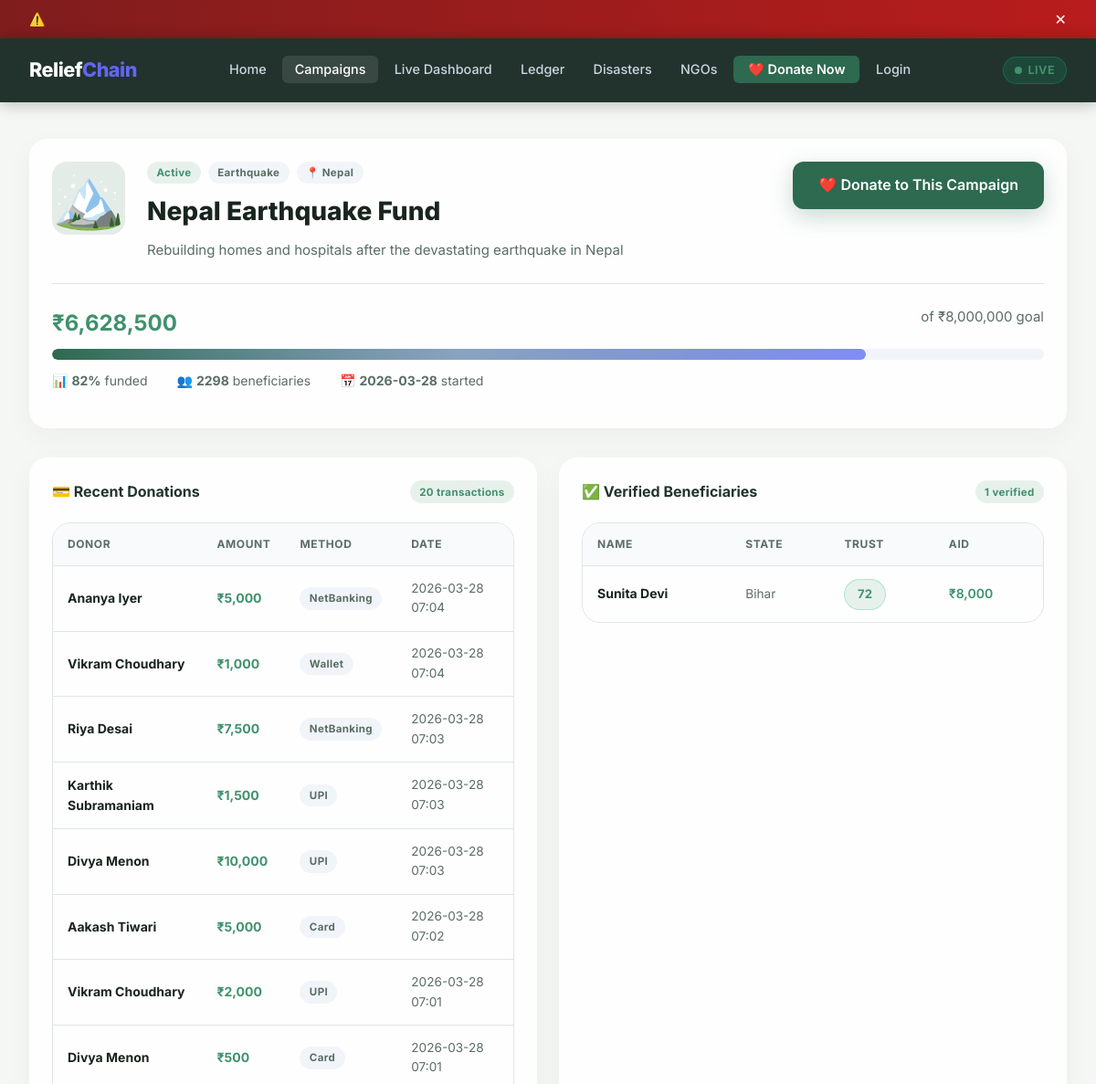
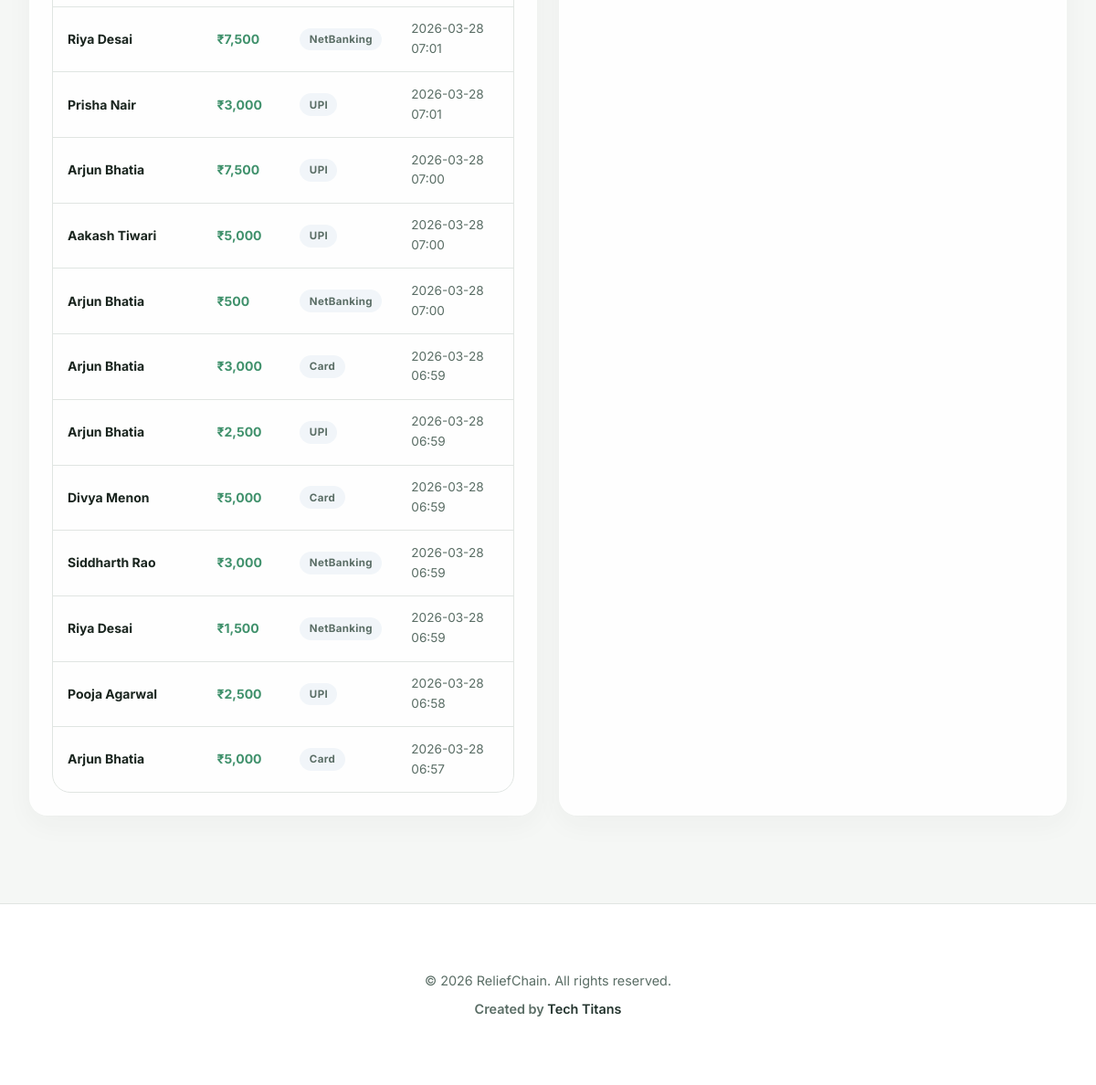
Screenshot of /campaign/2 with the database file from the repository (2 pictures, top to bottom).
### tables this page shows
CREATE TABLE campaigns (
            id INTEGER PRIMARY KEY AUTOINCREMENT,
            name TEXT NOT NULL,
            description TEXT,
            target_amount INTEGER DEFAULT 1000000,
            raised_amount INTEGER DEFAULT 0,
            beneficiary_count INTEGER DEFAULT 0,
            region TEXT,
            category TEXT,
            status TEXT DEFAULT 'active',
            image_icon TEXT DEFAULT '🌊',
            created_at DATETIME DEFAULT CURRENT_TIMESTAMP
        );

CREATE TABLE donations (
            id INTEGER PRIMARY KEY AUTOINCREMENT,
            tx_id TEXT UNIQUE NOT NULL,
            donor_name TEXT NOT NULL,
            donor_email TEXT,
            amount INTEGER NOT NULL,
            campaign_id INTEGER,
            beneficiary TEXT,
            status TEXT DEFAULT 'completed',
            transaction_hash TEXT,
            payment_method TEXT DEFAULT 'UPI',
            timestamp DATETIME DEFAULT CURRENT_TIMESTAMP,
            FOREIGN KEY (campaign_id) REFERENCES campaigns(id)
        );

CREATE TABLE beneficiaries (
            id INTEGER PRIMARY KEY AUTOINCREMENT,
            name TEXT NOT NULL,
            aadhaar TEXT NOT NULL,
            phone TEXT NOT NULL,
            address TEXT,
            state TEXT,
            trust_score INTEGER DEFAULT 50,
            status TEXT DEFAULT 'pending',
            campaign_id INTEGER,
            aid_amount INTEGER DEFAULT 0,
            flagged INTEGER DEFAULT 0,
            flag_reason TEXT,
            created_at DATETIME DEFAULT CURRENT_TIMESTAMP,
            FOREIGN KEY (campaign_id) REFERENCES campaigns(id)
        );

### app.py (the view)
@app.route('/campaign/<int:cid>')
def campaign_detail(cid):
    db = get_db()
    c = db.cursor()
    c.execute("SELECT * FROM campaigns WHERE id=?", (cid,))
    campaign = c.fetchone()
    if not campaign:
        flash('Campaign not found.', 'error')
        return redirect(url_for('campaigns'))
    c.execute("SELECT * FROM donations WHERE campaign_id=? ORDER BY timestamp DESC LIMIT 20", (cid,))
    donations = c.fetchall()
    c.execute("SELECT * FROM beneficiaries WHERE campaign_id=? AND status='verified' LIMIT 10", (cid,))
    beneficiaries = c.fetchall()
    pct = int((campaign['raised_amount'] / campaign['target_amount']) * 100) if campaign['target_amount'] > 0 else 0
    return render_template('campaign_detail.html', campaign=campaign, donations=donations,
                           beneficiaries=beneficiaries, pct=min(pct, 100))

### app.py (called while the page is built)
@app.context_processor
def inject_now():
    return {'now': _dt.now}

def get_db():
    db = getattr(g, '_database', None)
    if db is None:
        db = g._database = sqlite3.connect(DATABASE, check_same_thread=False)
        db.row_factory = sqlite3.Row
    return db

@app.teardown_appcontext
def close_connection(exception):
    db = getattr(g, '_database', None)
    if db is not None:
        db.close()

### templates/campaign_detail.html (shortened to what this page needs)
{% extends 'base.html' %}
{% block content %}
<div class="container" style="padding-top:2.5rem;">
    <div class="card" style="margin-bottom:2rem;">
        <div style="display:flex;gap:1.5rem;align-items:flex-start;flex-wrap:wrap;">
            <div style="font-size:4rem;background:var(--accent-light);border-radius:16px;width:80px;height:80px;display:flex;align-items:center;justify-content:center;flex-shrink:0;">{{ campaign.image_icon }}</div>
            <div style="flex:1;">
                <div style="display:flex;gap:0.5rem;margin-bottom:0.5rem;flex-wrap:wrap;">
                    <span class="badge badge-{% if campaign.status=='active' %}success{% elif campaign.status=='completed' %}primary{% else %}warning{% endif %}">{{ campaign.status|capitalize }}</span>
                    <span class="badge badge-muted">{{ campaign.category }}</span>
                    <span class="badge badge-muted">📍 {{ campaign.region }}</span>
                </div>
                <h1 style="font-size:1.75rem;font-weight:800;margin-bottom:0.5rem;">{{ campaign.name }}</h1>
                <p class="text-muted">{{ campaign.description }}</p>
            </div>
            {% if campaign.status == 'active' %}
            <a href="{{ url_for('donate') }}?campaign={{ campaign.id }}" class="btn btn-primary btn-lg">❤️ Donate to This Campaign</a>
            {% endif %}
        </div>
        <div class="divider"></div>
        <div style="margin-bottom:1rem;">
            <div style="display:flex;justify-content:space-between;margin-bottom:0.5rem;">
                <span style="font-weight:700;font-size:1.5rem;color:var(--success);">₹{{ '{:,.0f}'.format(campaign.raised_amount) }}</span>
                <span class="text-muted">of ₹{{ '{:,.0f}'.format(campaign.target_amount) }} goal</span>
            </div>
            <div class="progress-bar-wrap" style="height:12px;">
                <div class="progress-bar" style="width:{{ pct }}%"></div>
            </div>
            <div style="display:flex;gap:2rem;margin-top:0.75rem;font-size:0.875rem;color:var(--text-muted);">
                <span>📊 <strong>{{ pct }}%</strong> funded</span>
                <span>👥 <strong>{{ campaign.beneficiary_count }}</strong> beneficiaries</span>
                <span>📅 <strong>{{ campaign.created_at[:10] }}</strong> started</span>
            </div>
        </div>
    </div>
    <div class="grid-2">
        <div class="card">
            <div class="card-header">
                <span class="card-title">💳 Recent Donations</span>
                <span class="badge badge-success">{{ donations|length }} transactions</span>
            </div>
            <div class="table-wrap">
                <table>
                    <thead><tr><th>Donor</th><th>Amount</th><th>Method</th><th>Date</th></tr></thead>
                    <tbody>
                        {% for d in donations %}
                        <tr>
                            <td><strong>{{ d.donor_name }}</strong></td>
                            <td style="color:var(--success);font-weight:700;">₹{{ '{:,.0f}'.format(d.amount) }}</td>
                            <td><span class="badge badge-muted">{{ d.payment_method }}</span></td>
                            <td class="text-muted text-sm">{{ d.timestamp[:16] }}</td>
                        </tr>
                        {% else %}
                        <tr><td colspan="4" class="text-center text-muted">No donations yet</td></tr>
                        {% endfor %}
                    </tbody>
                </table>
            </div>
        </div>
        <div class="card">
            <div class="card-header">
                <span class="card-title">✅ Verified Beneficiaries</span>
                <span class="badge badge-success">{{ beneficiaries|length }} verified</span>
            </div>
            <div class="table-wrap">
                <table>
                    <thead><tr><th>Name</th><th>State</th><th>Trust</th><th>Aid</th></tr></thead>
                    <tbody>
                        {% for b in beneficiaries %}
                        <tr>
                            <td><strong>{{ b.name }}</strong></td>
                            <td class="text-sm text-muted">{{ b.state }}</td>
                            <td>
                                {% if b.trust_score >= 70 %}<span class="trust-badge high">{{ b.trust_score }}</span>
                                {% elif b.trust_score >= 40 %}<span class="trust-badge medium">{{ b.trust_score }}</span>
                                {% else %}<span class="trust-badge low">{{ b.trust_score }}</span>{% endif %}
                            </td>
                            <td style="color:var(--success);font-weight:600;">₹{{ '{:,.0f}'.format(b.aid_amount) }}</td>
                        </tr>
                        {% else %}
                        <tr><td colspan="4" class="text-center text-muted">No beneficiaries yet</td></tr>
                        {% endfor %}
                    </tbody>
                </table>
            </div>
        </div>
    </div>
</div>
{% endblock %}

### rows the page displays
campaigns: image_icon "🏔️", status "Active", category "Earthquake", region "Nepal", name "Nepal Earthquake Fund", description "Rebuilding homes and hospitals after the devastating earthquake in Nepal", raised_amount "6,628,500", target_amount "8,000,000", beneficiary_count "2298", created_at "2026-03-28"
donations: donor_name "Ananya Iyer", amount "5,000", payment_method "NetBanking", timestamp "2026-03-28 07:04"
donations: donor_name "Vikram Choudhary", amount "1,000", payment_method "Wallet", timestamp "2026-03-28 07:04"
donations: donor_name "Riya Desai", amount "7,500", payment_method "NetBanking", timestamp "2026-03-28 07:03"
donations: donor_name "Karthik Subramaniam", amount "1,500", payment_method "UPI", timestamp "2026-03-28 07:03"
donations: donor_name "Divya Menon", amount "10,000", payment_method "UPI", timestamp "2026-03-28 07:03"
donations: donor_name "Aakash Tiwari", amount "5,000", payment_method "Card", timestamp "2026-03-28 07:02"
donations: donor_name "Vikram Choudhary", amount "2,000", payment_method "UPI", timestamp "2026-03-28 07:01"
donations: donor_name "Divya Menon", amount "500", payment_method "Card", timestamp "2026-03-28 07:01"
donations: donor_name "Riya Desai", amount "7,500", payment_method "NetBanking", timestamp "2026-03-28 07:01"
donations: donor_name "Prisha Nair", amount "3,000", payment_method "UPI", timestamp "2026-03-28 07:01"
donations: donor_name "Arjun Bhatia", amount "7,500", payment_method "UPI", timestamp "2026-03-28 07:00"
donations: donor_name "Aakash Tiwari", amount "5,000", payment_method "UPI", timestamp "2026-03-28 07:00"
donations: donor_name "Arjun Bhatia", amount "500", payment_method "NetBanking", timestamp "2026-03-28 07:00"
donations: donor_name "Arjun Bhatia", amount "3,000", payment_method "Card", timestamp "2026-03-28 06:59"
donations: donor_name "Arjun Bhatia", amount "2,500", payment_method "UPI", timestamp "2026-03-28 06:59"
donations: donor_name "Divya Menon", amount "5,000", payment_method "Card", timestamp "2026-03-28 06:59"
donations: donor_name "Siddharth Rao", amount "3,000", payment_method "NetBanking", timestamp "2026-03-28 06:59"
donations: donor_name "Riya Desai", amount "1,500", payment_method "NetBanking", timestamp "2026-03-28 06:59"
donations: donor_name "Pooja Agarwal", amount "2,500", payment_method "UPI", timestamp "2026-03-28 06:58"
donations: donor_name "Arjun Bhatia", amount "5,000", payment_method "Card", timestamp "2026-03-28 06:57"
beneficiaries: name "Sunita Devi", state "Bihar", trust_score "72", aid_amount "8,000"

### other values shown
{{ pct }} "82"
{{ donations|length }} "20"
{{ beneficiaries|length }} "1"
